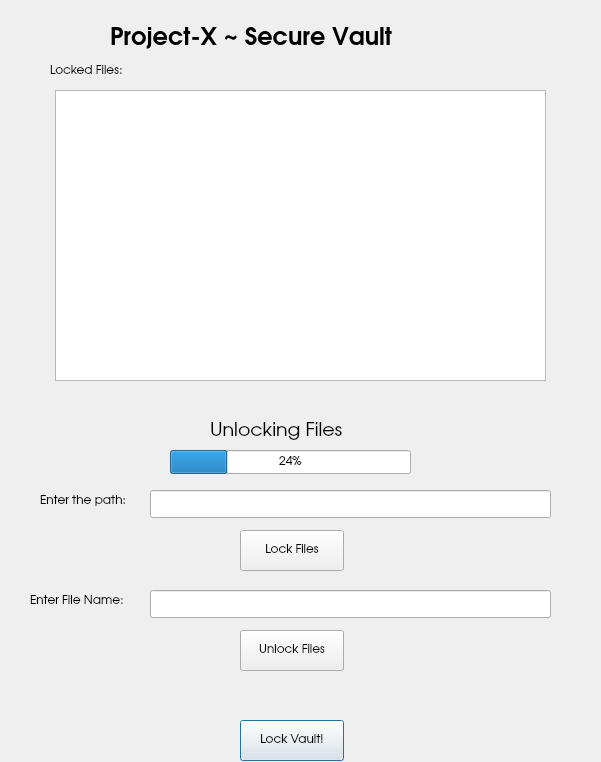
<?xml version="1.0" encoding="UTF-8"?>
<ui version="4.0">
 <class>Dialog</class>
 <widget class="QDialog" name="Dialog">
  <property name="enabled">
   <bool>true</bool>
  </property>
  <property name="geometry">
   <rect>
    <x>0</x>
    <y>0</y>
    <width>601</width>
    <height>762</height>
   </rect>
  </property>
  <property name="font">
   <font>
    <family>URW Gothic</family>
    <weight>50</weight>
    <bold>false</bold>
   </font>
  </property>
  <property name="windowTitle">
   <string>Project-X~Vault</string>
  </property>
  <property name="sizeGripEnabled">
   <bool>false</bool>
  </property>
  <property name="modal">
   <bool>false</bool>
  </property>
  <widget class="QPushButton" name="pushButton">
   <property name="geometry">
    <rect>
     <x>240</x>
     <y>720</y>
     <width>104</width>
     <height>41</height>
    </rect>
   </property>
   <property name="font">
    <font>
     <family>URW Gothic</family>
     <weight>50</weight>
     <bold>false</bold>
    </font>
   </property>
   <property name="text">
    <string>Lock Vault!</string>
   </property>
  </widget>
  <widget class="QPushButton" name="pushButton_2">
   <property name="geometry">
    <rect>
     <x>240</x>
     <y>530</y>
     <width>104</width>
     <height>41</height>
    </rect>
   </property>
   <property name="font">
    <font>
     <family>URW Gothic</family>
     <weight>50</weight>
     <bold>false</bold>
    </font>
   </property>
   <property name="text">
    <string>Lock Files</string>
   </property>
  </widget>
  <widget class="QLabel" name="label">
   <property name="geometry">
    <rect>
     <x>40</x>
     <y>490</y>
     <width>111</width>
     <height>22</height>
    </rect>
   </property>
   <property name="text">
    <string>Enter the path:</string>
   </property>
  </widget>
  <widget class="QLabel" name="label_2">
   <property name="geometry">
    <rect>
     <x>110</x>
     <y>20</y>
     <width>371</width>
     <height>31</height>
    </rect>
   </property>
   <property name="font">
    <font>
     <family>Orbitron</family>
     <pointsize>18</pointsize>
     <weight>75</weight>
     <bold>true</bold>
    </font>
   </property>
   <property name="text">
    <string>Project-X ~ Secure Vault</string>
   </property>
  </widget>
  <widget class="QLineEdit" name="lineEdit">
   <property name="geometry">
    <rect>
     <x>150</x>
     <y>490</y>
     <width>401</width>
     <height>28</height>
    </rect>
   </property>
   <property name="text">
    <string/>
   </property>
  </widget>
  <widget class="QTextBrowser" name="textBrowser">
   <property name="geometry">
    <rect>
     <x>55</x>
     <y>90</y>
     <width>491</width>
     <height>291</height>
    </rect>
   </property>
  </widget>
  <widget class="QLabel" name="label_3">
   <property name="geometry">
    <rect>
     <x>50</x>
     <y>60</y>
     <width>101</width>
     <height>22</height>
    </rect>
   </property>
   <property name="text">
    <string>Locked Files:</string>
   </property>
  </widget>
  <widget class="QLineEdit" name="lineEdit_2">
   <property name="geometry">
    <rect>
     <x>150</x>
     <y>590</y>
     <width>401</width>
     <height>28</height>
    </rect>
   </property>
   <property name="text">
    <string/>
   </property>
  </widget>
  <widget class="QLabel" name="label_4">
   <property name="geometry">
    <rect>
     <x>30</x>
     <y>590</y>
     <width>121</width>
     <height>22</height>
    </rect>
   </property>
   <property name="text">
    <string>Enter File Name:</string>
   </property>
  </widget>
  <widget class="QPushButton" name="pushButton_3">
   <property name="geometry">
    <rect>
     <x>240</x>
     <y>630</y>
     <width>104</width>
     <height>41</height>
    </rect>
   </property>
   <property name="font">
    <font>
     <family>URW Gothic</family>
     <weight>50</weight>
     <bold>false</bold>
    </font>
   </property>
   <property name="text">
    <string>Unlock Files</string>
   </property>
  </widget>
  <widget class="QLabel" name="label_5">
   <property name="geometry">
    <rect>
     <x>210</x>
     <y>410</y>
     <width>241</width>
     <height>41</height>
    </rect>
   </property>
   <property name="font">
    <font>
     <family>Orbitron</family>
     <pointsize>14</pointsize>
     <weight>50</weight>
     <bold>false</bold>
    </font>
   </property>
   <property name="text">
    <string>Unlocking Files</string>
   </property>
  </widget>
  <widget class="QProgressBar" name="progressBar">
   <property name="geometry">
    <rect>
     <x>170</x>
     <y>450</y>
     <width>241</width>
     <height>24</height>
    </rect>
   </property>
   <property name="value">
    <number>24</number>
   </property>
  </widget>
 </widget>
 <resources/>
 <connections/>
</ui>
